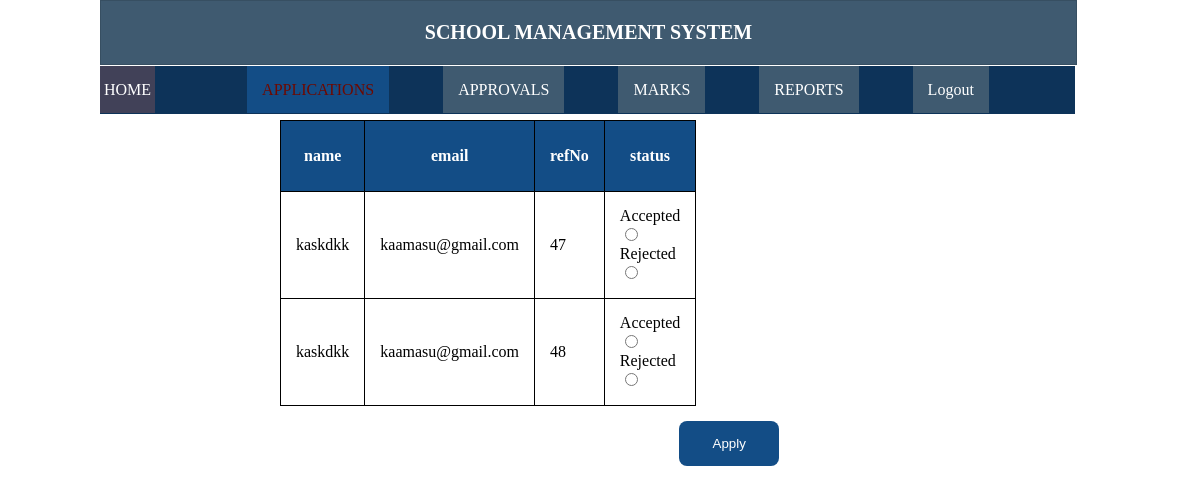
Screenshot of /registrarportalappl.php with the database file from the repository.
### tables this page shows
CREATE TABLE IF NOT EXISTS `biodata` (
  `Surname` text NOT NULL,
  `Othernames` text NOT NULL,
  `MobileNumber` varchar(15) NOT NULL,
  `Email` varchar(30) NOT NULL,
  `Dateofbirth` date NOT NULL,
  `Religion` text NOT NULL,
  `Gender` text NOT NULL,
  `Nationality` text NOT NULL,
  `Maritalstatus` text NOT NULL,
  `Residence` text NOT NULL,
  `Name` text NOT NULL,
  `EmailAddress` varchar(40) NOT NULL,
  `Relationship` text NOT NULL,
  `MobileNo` varchar(20) NOT NULL,
  `Placeofresidence` text NOT NULL,
  `referenceNo` int(25) NOT NULL AUTO_INCREMENT,
  `Courses` varchar(100) NOT NULL,
  `reference` varchar(30) NOT NULL DEFAULT 'sms/',
  `RegistrationNo` varchar(100) DEFAULT NULL,
  PRIMARY KEY (`referenceNo`)
);

### registrarportalappl.php (the view, shortened to what this page needs)
<!DOCTYPE html>
    <html>
        <head>
            <link rel="stylesheet" type="text/css" href="regi.css">
        </head>
        <body>
            <div class="whole">
                <header><h4>SCHOOL MANAGEMENT SYSTEM</h4></header>
                <div class="menu">
                    <a href="registrarportalhom.php" class="link2">HOME</a>
                    <span class="chosen">APPLICATIONS</span>
                    <a href="registrarportalaprv.php" class="link1">APPROVALS</a>
                    <a href="registrarportalmak.php" class="link1">MARKS</a>
                    <a href="registrarportalrep.php" class="link1">REPORTS</a>
                    <a href="loginregistrar.php" class="link1">Logout</a>
                </div>
                <div class="info">
                  <form action="" method="post">
                    <?php
$conn = mysqli_connect("localhost","root","","sms");
$sql = "SELECT * FROM biodata ORDER BY referenceNo";
$query = mysqli_query($conn,$sql);
echo "<table  border='1px solid black'><tr><th>name</th><th>email</th><th>refNo</th><th>status</th>";
while($row= mysqli_fetch_assoc($query)){
	echo "<tr>";
	echo"<td>".$row['Surname']."</td>";
	echo"<td>".$row['Email']."</td>";
	echo"<td>".$row['referenceNo']."</td>";
	echo"<td>"."Accepted<input type='radio' name='status".$_SESSION['x']."' value= 'Accepted'>"."Rejected<input type='radio' name='status".$_SESSION['x']."' value= 'Rejected'>"."</td>";
}
echo"</tr></table>";
?>
<input type ='submit' name='submit' id="admit" value="Apply">
                    </form>
                </div>
            </div>
        </body>
    </html>

### regi.css (style rules this page uses)
body, button,a, h1, h2, h3, h4, h5, h6, p, div,span { padding: 0px; margin: 0px; text-indent: 0px; outline: 0; }
body { min-width: 400px; }
a { color: black; text-decoration: none; }
header { background-color:#3f5a70 ; text-align: center; color: white; font-size: 20px; font-weight: 200; padding: 20px; border: 1px solid #374f62; width: 935px; top: 0px; z-index: 1; position: fixed; min-width: 400px; }
.whole { border: none; width: 1000px; margin: 0px auto; background-color: #ffffff; }
.menu { margin-top: 66px; width: 975px; padding: 15px 0; position:fixed; z-index: 1; background-color: #0d3359; min-width: 400px; }
.menu .link1, .menu .chosen { position: relative; margin-right:50px; padding: 15px; background-color: #3f5a70; border-radius: 0px; color: white; }
.menu .link2 { margin-left: 0px; border-radius: 0px; margin-right: 88px; padding: 15px 4px; top: 10px; background-color:#414158; color: white; }
.menu .chosen { background-color:#134d86; color:#6e0900; }
.info { margin-left: 180px; position:absolute; top:120px; }
table { border-collapse: collapse; width: 70%; height: 100%; }
table, td, th { border: 1px solid black; }
th { background-color:#134d86 ; color: white; }
td,th { height: 40px; padding: 15px; }
#admit { border: none; color: white; background-color: #134d86; text-align: center; margin: 15px; width: 100px; border-radius: 8px; padding: 15px; float: right; cursor: pointer; }

### rows the page displays
biodata: Surname "kaskdkk", Email "kaamasu@gmail.com", referenceNo "47"
biodata: Surname "kaskdkk", Email "kaamasu@gmail.com", referenceNo "48"
